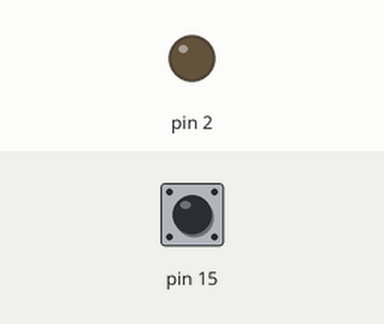
Simulated run of this sketch. Board: Arduino Uno, built with avr-gcc and run on an emulated ATmega328P. Shown: output pins drawn as LEDs (lit = HIGH). Inputs (shaded band) come from the test bench; at power-on: pin 15 HIGH. What the sketch prints to the serial monitor is not drawn.

Above: at 1.2 s.
1.3 s: pin 15 pulled LOW for 0.15 s
At 1.38 s:
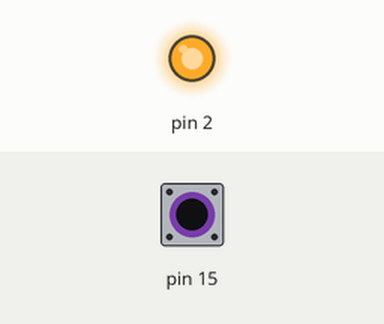
2.9 s: pin 15 pulled LOW for 3.2 s
At 7.4 s:
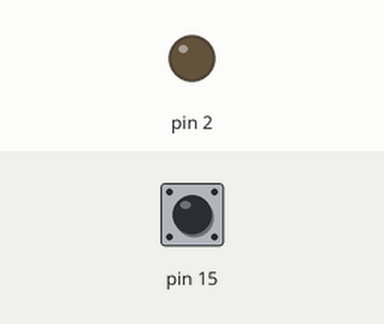
Timing chart, 0 to 8.9 s (numbered marks = the images above; inputs shaded):
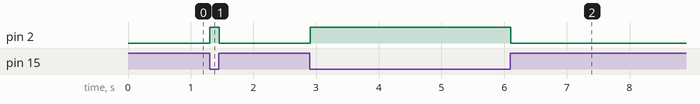

The sketch:

3_PushButton.ino
```cpp
void setup() {
  //start serial connection
  Serial.begin(9600);
  //configure pin 2 as an input and enable the internal pull-up resistor
  pinMode(15, INPUT_PULLUP);
  pinMode(2, OUTPUT);
}

void loop() {
  //read the pushbutton value into a variable
  int sensorVal = digitalRead(15);
  //print out the value of the pushbutton
  Serial.println(sensorVal);

  // Keep in mind the pull-up means the pushbutton's logic is inverted. It goes
  // HIGH when it's open, and LOW when it's pressed. Turn on pin 13 when the
  // button's pressed, and off when it's not:
  if (sensorVal == HIGH) {
    digitalWrite(2, LOW);
  } else {
    digitalWrite(2, HIGH);
  }
}
```

Measured:
- after the input at 1.3 s, pin 2: LOW → HIGH at once, → LOW 0.15 s later
- after the input at 2.9 s, pin 2: LOW → HIGH at once, → LOW 3.2 s later
